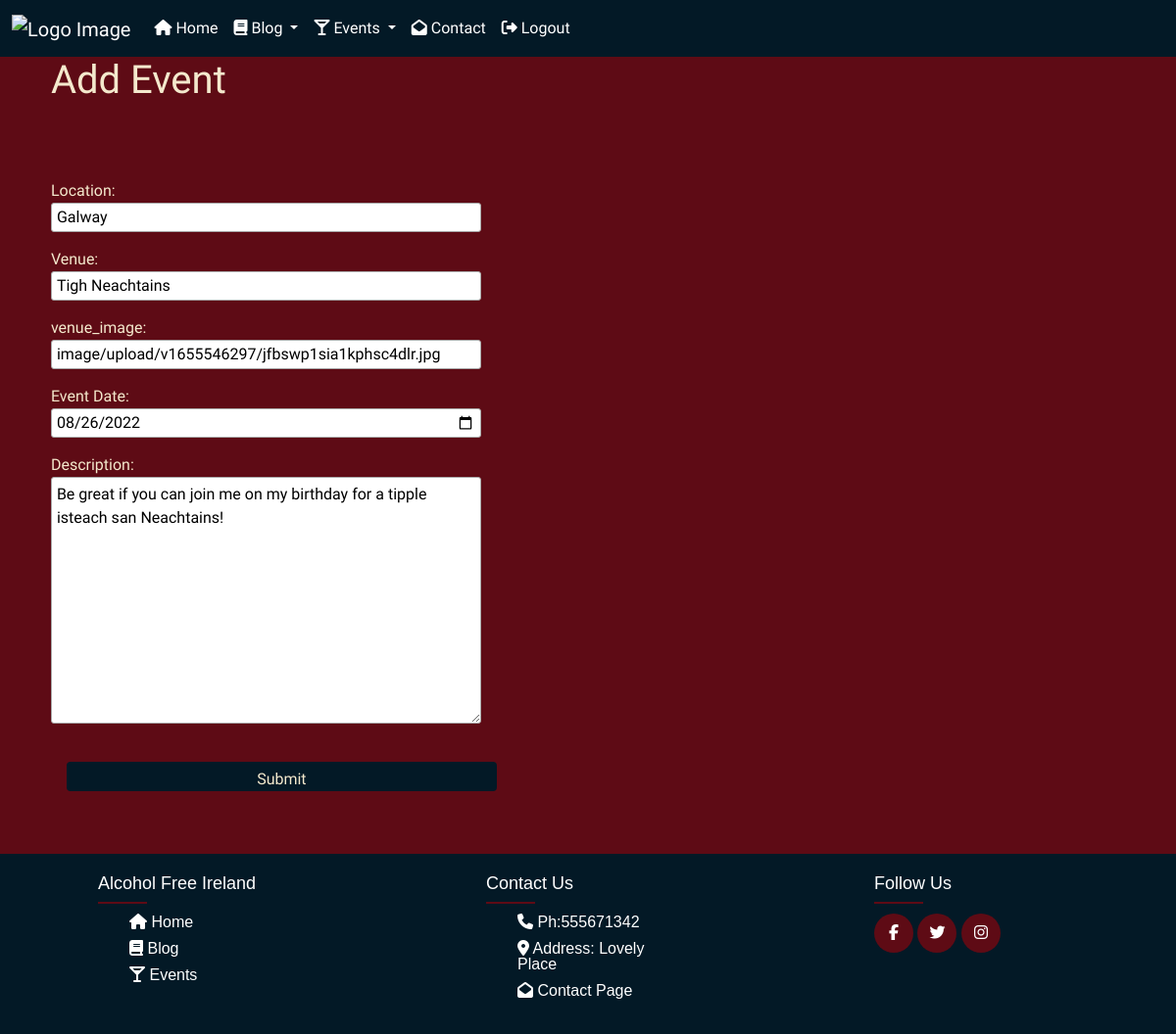
Screenshot of /events/edit_event/2/ (signed in) with the database file from the repository.
### events/models.py (models this page shows, shortened)
class events(models.Model):
    location = models.CharField(max_length=150, unique=False)
    venue = models.CharField(max_length=150, unique=False)
    venue_image = CloudinaryField('image', default='placeholder')
    event_date = models.DateField('Event Date', blank=True, null=True)
    description = models.TextField(blank=True, max_length=200)
    approve = models.BooleanField(default=False)
    creator = models.ForeignKey(
        User, on_delete=models.CASCADE, related_name="events_creator", null=True
    )
    guests = models.ManyToManyField(
        User, related_name='events_guests', blank=True)
    class Meta:
        verbose_name_plural = "Event"

### events/views.py (the view)
# urls.py: path('edit_event/<int:pk>/', views.edit_event, name="edit_event"),
@login_required
def edit_event(request, pk):
    events_obj = events.objects.get(id=pk)
    form = EventForm(instance=events_obj)
    if request.method == 'POST':
        form = EventForm(request.POST, request.FILES, instance=events_obj)
        if form.is_valid():
            form.save()
            messages.success(request, 'The event has been updated successfully!')
            return redirect('events')
    context = {'form': form}
    return render(request, 'edit_event.html',context)

### events/forms.py
class EventForm(ModelForm):
    class Meta:
        model = events
        fields = ('location', 'venue', 'venue_image', 'event_date', 'description')
        labels = {
            'venue_image': 'venue_image',
        }
        widgets = {
            'event_date': forms.DateInput(attrs={'type': 'date', 'placeholder': 'Date'}),
        }

### templates/edit_event.html (shortened to what this page needs)
{% extends "base.html" %}
{% load static %}
{% load cloudinary %}
{% block content %}
<div>
                {% if submitted %}
                <p>Your Event Was Submitted Successfully</p>
                    {% else %}
    <div class="container">
        <div class="row">
            <div class="col offset-md-1">
                <h1>Add Event</h1>
                <br/><br/>
                <form action="" method="POST" style="margin-top: 1.3em;" enctype="multipart/form-data">
                    {{ form.as_p}}
                    <input type="submit" value="Submit" class="btn btn-standard">
                </form>
                {% endif %}
                <br/><br/>
            </div>
        </div>
    </div>
</div>
{% endblock content %}

### static/css/style.css (style rules this page uses)
* { box-sizing: border-box; }
body { color: #F4E9CD; font-family: 'Convergence', sans-serif; margin:0; padding:0; max-width: 100%; min-height: 100vh; display: flex; flex-direction: column; }
.row { --bs-gutter-x: 0rem; }
.btn-standard { margin: 1rem; color: #F4E9CD; background-color:#031926; }
.container { max-width:fit-content; margin:0; }
.row { display: flex; flex-wrap: wrap; }
input, textarea { width: 100%; padding: 5px!important; -webkit-box-sizing: border-box; -moz-box-sizing: border-box; box-sizing: border-box; border-radius: 3px; border-style: solid; border-width: 1px; border-color: rgb(169,169,169) }
input { height: 30px; }

### rows the page displays
events: location "Galway", venue "Tigh Neachtains", venue_image "image/upload/v1655546297/jfbswp1sia1kphsc4dlr.jpg", event_date "08/26/2022", description "Be great if you can join me on my birthday for a tipple isteach san Neachtains!"
